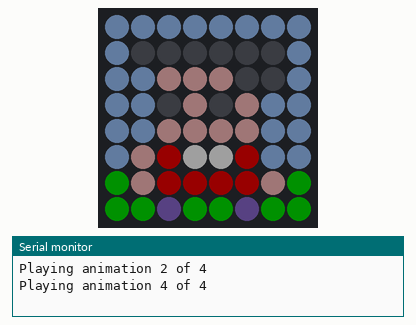
This program was run on a simulated Seeed XIAO (SAMD21). Shown: 8×8 RGB LED matrix (first LED top left, wired row by row), the last lines printed to the serial monitor. Dim RGB values are drawn brighter than linear; random numbers use the default seed unless the program sets one.

Above: at 8.69 s.
At 17.4 s:
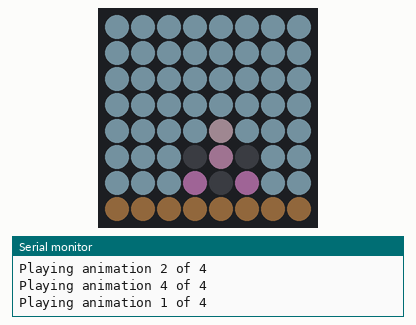
At 24.28 s:
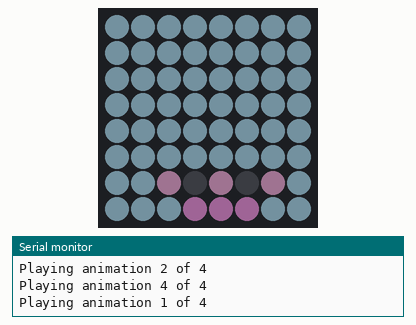
At 28.54 s:
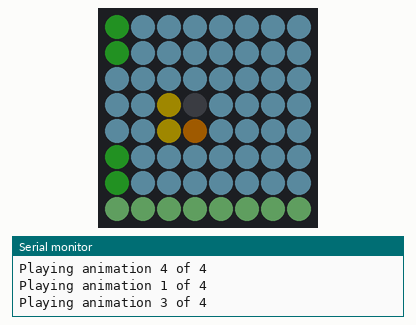
At 32.1 s:
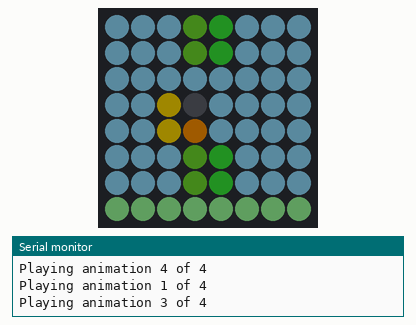
At 39.86 s:
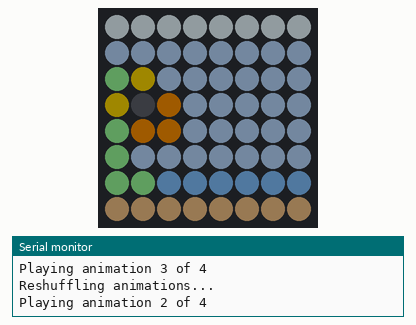

The program:

main.cpp
```cpp
#include <Arduino.h>
#include <Adafruit_NeoPixel.h>
#include "animations.h"

// LED Matrix Configuration
#define LED_PIN 10
#define MATRIX_WIDTH 8
#define MATRIX_HEIGHT 8
#define NUM_LEDS (MATRIX_WIDTH * MATRIX_HEIGHT)
#define BRIGHTNESS 32 // 0-255, start dim for testing

// Animation Configuration
#define NUM_FRAMES 8                // Number of frames per animation
#define FPS 8                       // Playback speed
#define FRAME_DELAY (1000 / FPS)    // Delay per frame in ms
#define ANIMATION_DURATION_SEC 8    // Duration each animation plays
#define NUM_FRAMES_PER_ANIMATION (FPS * ANIMATION_DURATION_SEC)

// Color Configuration
#define BYTES_PER_COLOR 3 // RGB

Adafruit_NeoPixel matrix(NUM_LEDS, LED_PIN, NEO_GRB + NEO_KHZ800);

// Animation playback state
uint8_t animationOrder[NUM_ANIMATIONS];
uint8_t currentAnimationIndex = 0;

// Function declarations
void shuffleAnimations();
uint32_t getPaletteColor(uint8_t animIndex, uint8_t colorIdx);
void playAnimation(uint8_t animIndex);
void displayFrame(uint8_t animIndex, uint8_t frameIndex);

void setup()
{
  Serial.begin(115200);
  delay(100);
  Serial.println("8x8x8x8 LED Matrix Player");
  Serial.print("Loaded ");
  Serial.print(NUM_ANIMATIONS);
  Serial.println(" animations");

  matrix.begin();
  matrix.setBrightness(BRIGHTNESS);
  matrix.show(); // Initialize all pixels to 'off'

  // Seed random number generator with analog noise
  randomSeed(analogRead(0) + micros());

  // Initialize shuffle
  shuffleAnimations();

  Serial.print("Matrix initialized on pin ");
  Serial.println(LED_PIN);
  Serial.print("Starting random playback (");
  Serial.print(ANIMATION_DURATION_SEC);
  Serial.println(" seconds per animation)...");
}

void loop()
{
  // Get current animation index from shuffled order
  uint8_t animIndex = animationOrder[currentAnimationIndex];

  Serial.print("Playing animation ");
  Serial.print(animIndex + 1);
  Serial.print(" of ");
  Serial.println(NUM_ANIMATIONS);

  // Play the animation
  playAnimation(animIndex);

  // Move to next animation
  currentAnimationIndex++;

  // If we've played all animations, reshuffle and start over
  if (currentAnimationIndex >= NUM_ANIMATIONS)
  {
    currentAnimationIndex = 0;
    Serial.println("Reshuffling animations...");
    shuffleAnimations();
  }
}

// Fisher-Yates shuffle algorithm for random animation order
void shuffleAnimations()
{
  // Initialize array with sequential indices
  for (uint8_t i = 0; i < NUM_ANIMATIONS; i++)
  {
    animationOrder[i] = i;
  }

  // Shuffle using Fisher-Yates algorithm
  for (uint8_t i = NUM_ANIMATIONS - 1; i > 0; i--)
  {
    uint8_t j = random(i + 1);
    uint8_t temp = animationOrder[i];
    animationOrder[i] = animationOrder[j];
    animationOrder[j] = temp;
  }
}

// Get RGB color from palette stored in PROGMEM
uint32_t getPaletteColor(uint8_t animIndex, uint8_t colorIdx)
{
  uint16_t offset = colorIdx * BYTES_PER_COLOR;
  uint8_t r = pgm_read_byte(&PALETTES[animIndex][offset]);
  uint8_t g = pgm_read_byte(&PALETTES[animIndex][offset + 1]);
  uint8_t b = pgm_read_byte(&PALETTES[animIndex][offset + 2]);
  return matrix.Color(r, g, b);
}

// Display a single frame from an animation
void displayFrame(uint8_t animIndex, uint8_t frameIndex)
{
  uint16_t frameOffset = frameIndex * NUM_LEDS;

  for (uint8_t pixelIdx = 0; pixelIdx < NUM_LEDS; pixelIdx++)
  {
    uint8_t colorIdx = pgm_read_byte(&FRAMES[animIndex][frameOffset + pixelIdx]);
    uint32_t color = getPaletteColor(animIndex, colorIdx);
    matrix.setPixelColor(pixelIdx, color);
  }

  matrix.show();
}

// Play an animation for the configured duration
void playAnimation(uint8_t animIndex)
{
  // Loop through all frames multiple times to reach desired duration
  for (uint8_t cycle = 0; cycle < ANIMATION_DURATION_SEC; cycle++)
  {
    for (uint8_t frameIdx = 0; frameIdx < NUM_FRAMES; frameIdx++)
    {
      displayFrame(animIndex, frameIdx);
      delay(FRAME_DELAY);
    }
  }
}
```

Source omitted: animations.h (data table, 13485 bytes)
